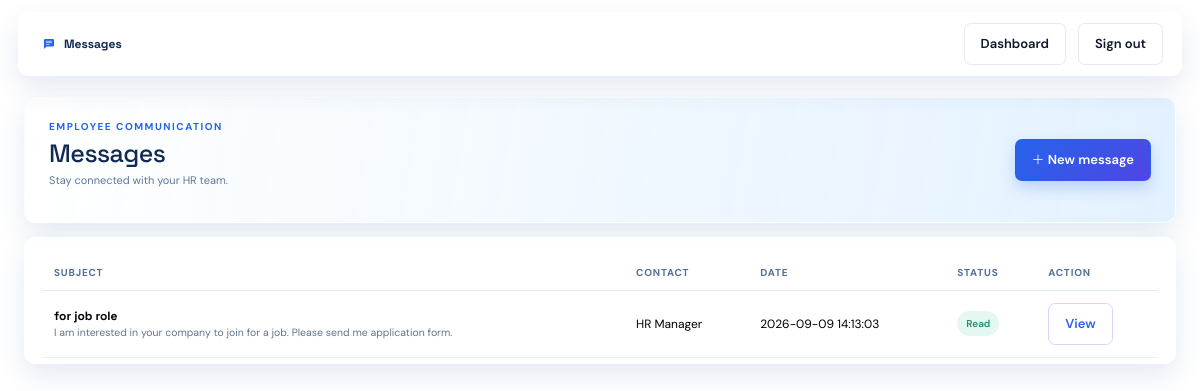
The page /employee/messages (signed in) on the database its author committed.
### tables this page shows
CREATE TABLE messages (
            id INTEGER PRIMARY KEY AUTOINCREMENT,
            sender_id INTEGER REFERENCES employees(id) ON DELETE CASCADE,
            receiver_id INTEGER,
            sender_role TEXT NOT NULL CHECK(sender_role IN ('Employee', 'HR')),
            receiver_role TEXT NOT NULL CHECK(receiver_role IN ('Employee', 'HR')),
            subject TEXT NOT NULL,
            message TEXT NOT NULL,
            created_at TEXT NOT NULL DEFAULT CURRENT_TIMESTAMP,
            is_read INTEGER NOT NULL DEFAULT 0 CHECK(is_read IN (0, 1))
        );

### app.py (the view)
@app.get("/employee/messages")
def employee_messages():
    employee = employee_from_session()
    if not employee:
        return redirect(url_for("login", next=request.path))
    messages = rows("""
        SELECT m.*,
               CASE WHEN m.sender_id = ? THEN
                   CASE WHEN m.receiver_role = 'HR' THEN 'HR Manager' ELSE (SELECT e.name FROM employees e WHERE e.id = m.receiver_id) END
               ELSE
                   CASE WHEN m.sender_role = 'HR' THEN 'HR Manager' ELSE (SELECT e.name FROM employees e WHERE e.id = m.sender_id) END
               END AS contact_name
        FROM messages m
        WHERE (m.sender_id = ? AND m.sender_role = 'Employee')
           OR (m.receiver_id = ? AND m.receiver_role = 'Employee')
        ORDER BY m.created_at DESC, m.id DESC
    """, (employee["id"], employee["id"], employee["id"]))
    assessment = row("SELECT * FROM assessment_requests WHERE employee_id=? AND status='Pending' ORDER BY created_at DESC, id DESC LIMIT 1", (employee["id"],))
    return render_template("employee_messages.html", employee=employee, messages=messages, assessment=assessment)

### app.py (called while the page is built)
@app.context_processor
def inject_globals():
    return {"nav_employee_count": row("SELECT COUNT(*) AS count FROM employees")["count"], "notifications": notifications_data()}

def employee_from_session():
    if not session.get("employee_authenticated") or not session.get("employee_id"):
        return None
    return row("SELECT id, name, email FROM employees WHERE id=?", (session["employee_id"],))

### database.py (called while the page is built)
def connect():
    DB_PATH.parent.mkdir(exist_ok=True)
    connection = sqlite3.connect(DB_PATH)
    connection.row_factory = sqlite3.Row
    connection.execute("PRAGMA foreign_keys = ON")
    return connection

def rows(query, params=()):
    db = connect()
    result = [dict(row) for row in db.execute(query, params).fetchall()]
    db.close()
    return result

def row(query, params=()):
    db = connect()
    result = db.execute(query, params).fetchone()
    db.close()
    return dict(result) if result else None

### templates/employee_messages.html (shortened to what this page needs)
<!doctype html><html lang="en"><head><link href="https://cdn.jsdelivr.net/npm/bootstrap@5.3.3/dist/css/bootstrap.min.css" rel="stylesheet"><link href="https://cdn.jsdelivr.net/npm/bootstrap-icons@1.11.3/font/bootstrap-icons.min.css" rel="stylesheet"><link rel="stylesheet" href="{{ url_for('static', filename='css/style.css') }}"><link rel="stylesheet" href="{{ url_for('static', filename='css/reference-theme.css') }}"></head><body><main class="main-content"><header class="topbar"><div class="crumb"><i class="bi bi-chat-left-text-fill crumb-home"></i><strong>Messages</strong></div><div class="top-actions"><a class="btn btn-light btn-sm" href="{{ url_for('employee_dashboard') }}">Dashboard</a><a class="btn btn-light btn-sm" href="{{ url_for('logout') }}">Sign out</a></div></header><div class="page-content"><div class="page-heading"><div><span class="eyebrow">EMPLOYEE COMMUNICATION</span><h1>Messages</h1><p class="muted">Stay connected with your HR team.</p></div><a class="btn btn-primary" href="{{ url_for('employee_new_message') }}"><i class="bi bi-plus-lg"></i> New message</a></div><section class="panel table-panel"><div class="table-responsive"><table class="table align-middle mb-0"><thead><tr><th>Subject</th><th>Contact</th><th>Date</th><th>Status</th><th>Action</th></tr></thead><tbody>{% for item in messages %}<tr><td><strong>{{ item.subject }}</strong><small class="d-block muted">{{ item.message[:90] }}</small></td><td>{{ item.contact_name }}</td><td>{{ item.created_at }}</td><td>{% if item.is_read %}<span class="status ready">Read</span>{% else %}<span class="status medium-gap">● Unread</span>{% endif %}</td><td><a class="btn btn-sm btn-outline-primary" href="{{ url_for('employee_message_view', message_id=item.id) }}">View</a></td></tr>{% else %}<tr><td colspan="5" class="text-center muted py-5">No messages yet.</td></tr>{% endfor %}</tbody></table></div></section></div></main></body></html>

### static/css/style.css (style rules this page uses)
:root { --ink:#202033;--muted:#85859a;--line:#e9e8f0;--surface:#fff;--bg:#f7f7fb;--primary:#6256d9;--primary-dark:#4d42bd;--purple-soft:#eeecff;--green:#35ad8b;--orange:#f2a13a;--red:#e66a68 }
* { box-sizing:border-box }
body { margin:0;background:url('https://i.pinimg.com/1200x/1c/08/a1/1c08a17749ef69aeb0ad5e469f33d46f.jpg') center/cover fixed no-repeat;color:var(--ink);font-family:'DM Sans',sans-serif;font-size:14px }
h1,h2,h3,strong,.brand { font-family:'Space Grotesk',sans-serif }
h1 { font-size:32px;letter-spacing:-.5px;margin:5px 0 8px }
p { line-height:1.55 }
.muted { color:var(--muted) }
.eyebrow { display:inline-block;font-size:10px;font-weight:700;letter-spacing:1.5px;color:var(--primary) }
.main-content { min-width:0;flex:1 }
.topbar { height:72px;background:#fff;border-bottom:1px solid var(--line);display:flex;align-items:center;justify-content:space-between;padding:0 42px }
.crumb { color:#a5a4b2;font-size:12px }
.crumb i { margin:0 8px;font-size:10px }
.crumb strong { color:var(--ink) }
.top-actions { display:flex;align-items:center;gap:20px }
.page-content { padding:38px 42px;max-width:1500px }
.page-heading,.profile-hero { display:flex;justify-content:space-between;align-items:flex-end;margin-bottom:30px }
.btn { border-radius:7px;padding:10px 16px;font-weight:600;font-size:13px }
.btn-primary { background:var(--primary);border-color:var(--primary) }
.btn-light { background:#fff;border:1px solid var(--line);color:var(--ink) }
.btn-outline-primary { border-color:#d7d3ff;color:var(--primary) }
.metric-card,.panel { background:var(--surface);border:1px solid var(--line);border-radius:10px;box-shadow:0 3px 14px rgba(38,36,78,.025) }
.panel { padding:24px }
.table-panel { padding-bottom:7px }
.table { --bs-table-bg:transparent;color:var(--ink);font-size:12px }
.table th { color:#aaa8b5;font-size:10px;letter-spacing:.8px;text-transform:uppercase;font-weight:700;border-bottom:1px solid var(--line);padding:10px 12px }
.table td { border-bottom:1px solid #f0eff4;padding:15px 12px }
.readiness-pill,.status,.tag,.soft-badge,.priority,.gap-badge { display:inline-block;border-radius:20px;padding:5px 9px;font-size:10px;font-weight:600 }
.status.ready { background:#e4f7f0;color:#268b71 }
:root { --ink:#0f172a;--muted:#64748b;--line:rgba(148,163,184,.22);--surface:rgba(255,255,255,.86);--bg:#f1f7fc;--primary:#2563eb;--primary-dark:#1d4ed8;--purple-soft:#eef2ff;--green:#10b981;--orange:#f59e0b;--red:#ef4444;--cyan:#06b6d4;--navy:#0f172a }
.topbar { background:rgba(255,255,255,.76);backdrop-filter:blur(16px);-webkit-backdrop-filter:blur(16px);border-bottom:1px solid rgba(148,163,184,.2);box-shadow:0 4px 20px rgba(15,23,42,.04) }
.panel,.metric-card,.role-card,.resource-card,.profile-hero,.table-panel { background:var(--surface);backdrop-filter:blur(14px);-webkit-backdrop-filter:blur(14px);border:1px solid rgba(255,255,255,.75);box-shadow:0 10px 26px rgba(15,23,42,.055);border-radius:16px;transition:box-shadow .2s ease,transform .2s ease,border-color .2s ease }
.btn-primary { background:linear-gradient(135deg,#2563eb,#4f46e5);border-color:transparent;box-shadow:0 7px 16px rgba(37,99,235,.2);transition:transform .2s ease,box-shadow .2s ease }
.table-panel { overflow:hidden }
.table tbody tr { transition:background .18s ease }

### rows shown on the page
messages: subject "for job role", message "I am interested in your company to join for a job. Please send me application form.", contact_name "HR Manager", created_at "2026-09-09 14:13:03", is_read "Read"
